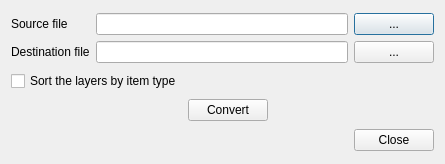
<?xml version="1.0" encoding="UTF-8"?>
<ui version="4.0">
 <class>ConvertMapFileDialog</class>
 <widget class="QDialog" name="ConvertMapFileDialog">
  <property name="geometry">
   <rect>
    <x>0</x>
    <y>0</y>
    <width>445</width>
    <height>164</height>
   </rect>
  </property>
  <property name="minimumSize">
   <size>
    <width>422</width>
    <height>145</height>
   </size>
  </property>
  <property name="windowTitle">
   <string>Convert map file</string>
  </property>
  <property name="locale">
   <locale language="English" country="UnitedStates"/>
  </property>
  <layout class="QGridLayout" name="gridLayout_2">
   <item row="0" column="0" colspan="3">
    <layout class="QGridLayout" name="gridLayout">
     <item row="0" column="0">
      <widget class="QLabel" name="lSourceFile">
       <property name="text">
        <string>Source file</string>
       </property>
      </widget>
     </item>
     <item row="0" column="2">
      <widget class="QPushButton" name="pbSourceFile">
       <property name="text">
        <string>...</string>
       </property>
      </widget>
     </item>
     <item row="1" column="0">
      <widget class="QLabel" name="lDestinationFile">
       <property name="text">
        <string>Destination file</string>
       </property>
      </widget>
     </item>
     <item row="1" column="1">
      <widget class="QLineEdit" name="leDestinationFile"/>
     </item>
     <item row="1" column="2">
      <widget class="QPushButton" name="pbDestinationFile">
       <property name="text">
        <string>...</string>
       </property>
      </widget>
     </item>
     <item row="0" column="1">
      <widget class="QLineEdit" name="leSourceFile"/>
     </item>
    </layout>
   </item>
   <item row="2" column="0">
    <spacer name="hsConvertLeft">
     <property name="orientation">
      <enum>Qt::Horizontal</enum>
     </property>
     <property name="sizeHint" stdset="0">
      <size>
       <width>166</width>
       <height>20</height>
      </size>
     </property>
    </spacer>
   </item>
   <item row="2" column="1">
    <widget class="QPushButton" name="pbConvert">
     <property name="text">
      <string>Convert</string>
     </property>
    </widget>
   </item>
   <item row="2" column="2">
    <spacer name="hsConvertRight">
     <property name="orientation">
      <enum>Qt::Horizontal</enum>
     </property>
     <property name="sizeHint" stdset="0">
      <size>
       <width>165</width>
       <height>20</height>
      </size>
     </property>
    </spacer>
   </item>
   <item row="3" column="1" colspan="2">
    <widget class="QDialogButtonBox" name="buttonBox">
     <property name="orientation">
      <enum>Qt::Horizontal</enum>
     </property>
     <property name="standardButtons">
      <set>QDialogButtonBox::Close</set>
     </property>
    </widget>
   </item>
   <item row="1" column="0">
    <widget class="QCheckBox" name="cbSortByType">
     <property name="text">
      <string>Sort the layers by item type</string>
     </property>
    </widget>
   </item>
  </layout>
 </widget>
 <resources/>
 <connections>
  <connection>
   <sender>buttonBox</sender>
   <signal>accepted()</signal>
   <receiver>ConvertMapFileDialog</receiver>
   <slot>accept()</slot>
   <hints>
    <hint type="sourcelabel">
     <x>440</x>
     <y>159</y>
    </hint>
    <hint type="destinationlabel">
     <x>157</x>
     <y>144</y>
    </hint>
   </hints>
  </connection>
  <connection>
   <sender>buttonBox</sender>
   <signal>rejected()</signal>
   <receiver>ConvertMapFileDialog</receiver>
   <slot>reject()</slot>
   <hints>
    <hint type="sourcelabel">
     <x>417</x>
     <y>136</y>
    </hint>
    <hint type="destinationlabel">
     <x>286</x>
     <y>144</y>
    </hint>
   </hints>
  </connection>
  <connection>
   <sender>pbConvert</sender>
   <signal>clicked()</signal>
   <receiver>ConvertMapFileDialog</receiver>
   <slot>onConvert()</slot>
   <hints>
    <hint type="sourcelabel">
     <x>256</x>
     <y>130</y>
    </hint>
    <hint type="destinationlabel">
     <x>104</x>
     <y>99</y>
    </hint>
   </hints>
  </connection>
  <connection>
   <sender>pbSourceFile</sender>
   <signal>clicked()</signal>
   <receiver>ConvertMapFileDialog</receiver>
   <slot>onSfBrowse()</slot>
   <hints>
    <hint type="sourcelabel">
     <x>439</x>
     <y>34</y>
    </hint>
    <hint type="destinationlabel">
     <x>289</x>
     <y>79</y>
    </hint>
   </hints>
  </connection>
  <connection>
   <sender>pbDestinationFile</sender>
   <signal>clicked()</signal>
   <receiver>ConvertMapFileDialog</receiver>
   <slot>onDfBrowse()</slot>
   <hints>
    <hint type="sourcelabel">
     <x>406</x>
     <y>64</y>
    </hint>
    <hint type="destinationlabel">
     <x>316</x>
     <y>94</y>
    </hint>
   </hints>
  </connection>
  <connection>
   <sender>leDestinationFile</sender>
   <signal>textChanged(QString)</signal>
   <receiver>ConvertMapFileDialog</receiver>
   <slot>onLeChanged()</slot>
   <hints>
    <hint type="sourcelabel">
     <x>172</x>
     <y>60</y>
    </hint>
    <hint type="destinationlabel">
     <x>157</x>
     <y>116</y>
    </hint>
   </hints>
  </connection>
  <connection>
   <sender>leSourceFile</sender>
   <signal>textChanged(QString)</signal>
   <receiver>ConvertMapFileDialog</receiver>
   <slot>onLeChanged()</slot>
   <hints>
    <hint type="sourcelabel">
     <x>141</x>
     <y>31</y>
    </hint>
    <hint type="destinationlabel">
     <x>42</x>
     <y>120</y>
    </hint>
   </hints>
  </connection>
 </connections>
 <slots>
  <slot>onConvert()</slot>
  <slot>onSfBrowse()</slot>
  <slot>onDfBrowse()</slot>
  <slot>onLeChanged()</slot>
 </slots>
</ui>
